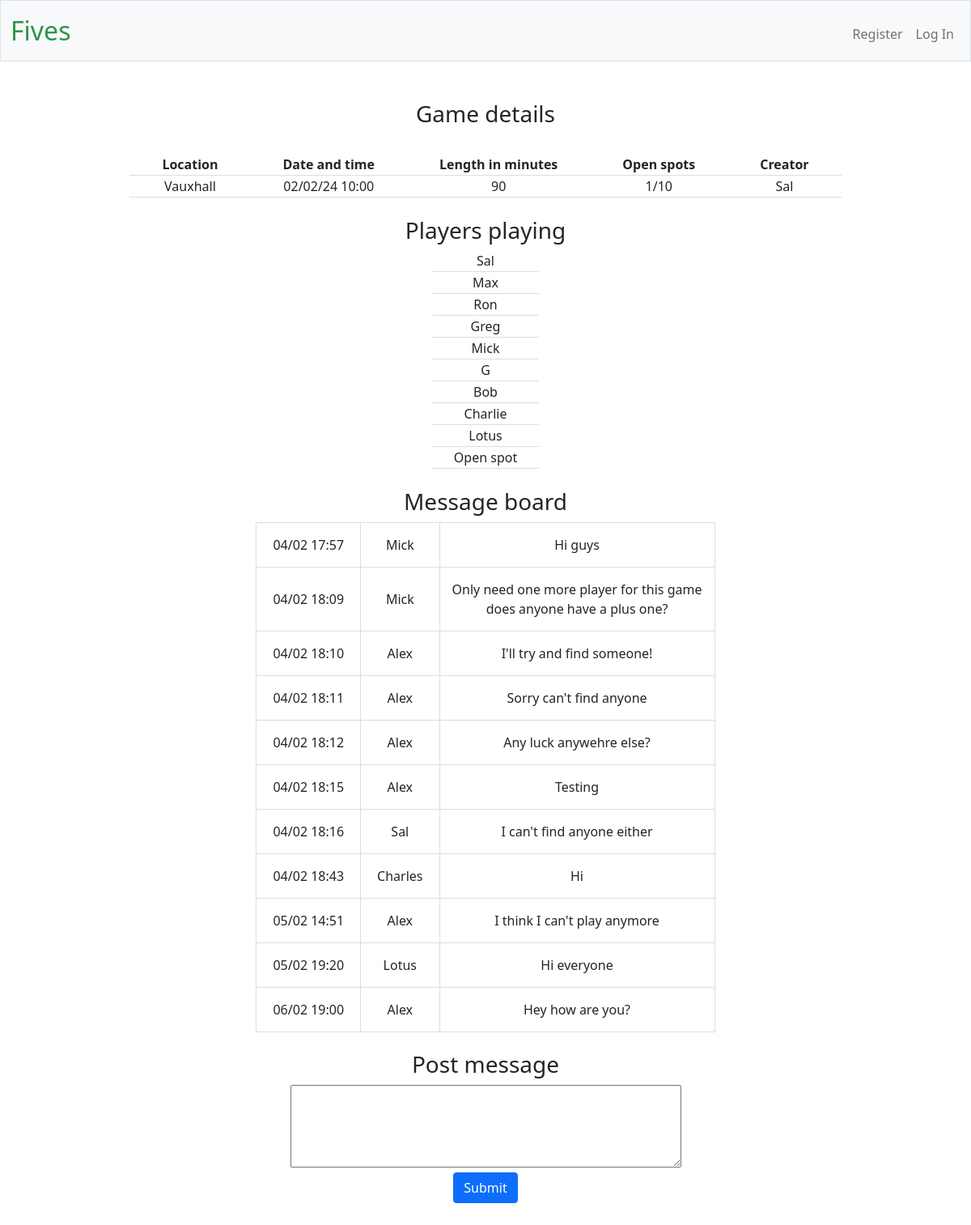
Page /view_game/18 on the committed database.
### tables this page shows
CREATE TABLE games (id INTEGER PRIMARY KEY AUTOINCREMENT, location TEXT, 
datetime TEXT, length_in_mins INTEGER, number_of_players INTEGER, creator TEXT NOT NULL, open_spots INTEGER);

CREATE TABLE users (id INTEGER PRIMARY KEY AUTOINCREMENT, username TEXT NOT NULL, 
password TEXT NOT NULL, firstname TEXT NOT NULL, surname TEXT NOT NULL);

CREATE TABLE messages (date TIMESTAMP NOT NULL DEFAULT CURRENT_TIMESTAMP, content TEXT, author TEXT, player_id INTEGER NOT NULL, game_id INTEGER NOT NULL,
FOREIGN KEY (player_id) REFERENCES users(id),
FOREIGN KEY (game_id) REFERENCES games(id));

### app.py (the view, shortened to what this page needs)
@app.route("/view_game/<int:game_id>", methods=["GET", "POST"])
def view_game(game_id:int):
    if request.method=="GET":
        conn = sqlite3.connect('players.db')
        cursor = conn.cursor()
        game = cursor.execute("SELECT location, datetime, length_in_mins, number_of_players, creator, open_spots, id FROM games WHERE id = ? ORDER BY games.datetime", (game_id, ))
        game_info = []
        for g in game:
            for x in g:
                game_info.append(x)
        line_up_list = []
        line_up_iterator = cursor.execute("SELECT playing_in.*, users.username FROM playing_in JOIN users ON users.id=playing_in.player_id WHERE game_id = ?", (game_id, ));
        for l in line_up_iterator:
            line_up_list.append(l[2])
        message_iterator = cursor.execute("SELECT date, author, content FROM messages WHERE game_id = ? ORDER BY date", (game_id, ))
        message_list = []
        for m in message_iterator:
            message_list.append(m)
        conn.close()
        return render_template("/view_game.html", game_info=game_info,line_up_list=line_up_list, message_list=message_list)

### app.py (called while the page is built)
@app.after_request
def after_request(response):
    response.headers["Cache-Control"] = "no-cache, no-store, must-revalidate"
    response.headers["Expires"] = 0
    response.headers["Pragma"] = "no-cache"
    return response

### templates/view_game.html (shortened to what this page needs)
{% extends "layout.html" %}
{% block main %}
<h3>Game details</h3>
<br>
<table class="tabs">
    <thead>
        <tr class="tabsrow">
            <th class ="tabshd">Location</th>
            <th class ="tabshd">Date and time</th>
            <th class ="tabshd">Length in minutes</th>
            <th class ="tabshd">Open spots</th>
            <th class ="tabshd">Creator</th>
        </tr>
    </thead>
    <tbody>
        <tr class="tabsrow">
            <td class ="tabshd">{{game_info[0]}}</td>
            <td class ="tabshd">{{game_info[1][8:10]}}/{{game_info[1][5:7]}}/{{game_info[1][2:4]}} {{game_info[1][11:16]}}</td>
            <td class ="tabshd">{{game_info[2]}}</td>
            <td class ="tabshd">{{game_info[5]}}/{{game_info[3]}}</td>
            <td class ="tabshd">{{game_info[4]}}</td>
        </tr>
    </tbody>
</table>
<br>
<h3>Players playing</h3>
<table class="tabs">
    <tbody>
        {% for l in line_up_list %}
        <tr class="tabsrow">
            <td class="tabshd">{{l}}</td>
        </tr>
        {% endfor %}
        {% for x in range(game_info[5]) %}
        <tr class="tabsrow">
            <td>Open spot</td>
        </tr class="tabsrow">
        {% endfor %}
    </tbody>
</table>
<br>
{% if message_list !=[] %}
<h3>Message board</h3>
<table class="messagetable">
    <tbody>
        {% for m in message_list %}
        <tr class="messagerow">
            <td class="messagerow">{{m[0][8:10]}}/{{m[0][5:7]}} {{m[0][11:16]}}</td>
            <td class="messagerow">{{m[1]}}</td>
            <td style="width: 340px; padding-top: 15px; padding-bottom: 15px;">{{m[2]}}</td>
        <tr>
        {% endfor %}
    </tbody>
<table>
<br>
{% endif %}
<h3>Post message</h3>
<form action="/view_game/{{game_info[6]}}" method="post">
    <textarea id="message" name="message" rows="4" cols="50"></textarea>
    <br>
    <button class="btn btn-primary" type="submit">Submit</button>
</form>
{% endblock %}

### static/styles.css (style rules this page uses)
.tabs { border-bottom: 1px solid #ddd; margin: 0 auto; }
.tabsrow { border-bottom: 1px solid #ddd; }
.tabshd { padding-left: 40px; padding-right: 40px; }
.messagetable { margin:0 auto; }
.messagerow { background-color: white; border-bottom: 1px solid #ddd; border-top: 1px solid #ddd; border-right: 1px solid #ddd; border-left: 1px solid #ddd; padding-left: 20px; padding-right: 20px; }

### rows in the picture
games: location "Vauxhall", datetime "02", datetime "24", datetime "10:00", length_in_mins "90", open_spots "1", number_of_players "10", creator "Sal"
users: username "Sal"
users: username "Max"
users: username "Ron"
users: username "Greg"
users: username "Mick"
users: username "Bob"
users: username "Charlie"
users: username "Lotus"
messages: date "04", date "02", date "17:57", author "Mick", content "Hi guys"
messages: date "04", date "02", date "18:09", author "Mick", content "Only need one more player for this game does anyone have a plus one?"
messages: date "04", date "02", date "18:10", author "Alex", content "I'll try and find someone!"
messages: date "04", date "02", date "18:11", author "Alex", content "Sorry can't find anyone"
messages: date "04", date "02", date "18:12", author "Alex", content "Any luck anywehre else?"
messages: date "04", date "02", date "18:15", author "Alex", content "Testing"
messages: date "04", date "02", date "18:16", author "Sal", content "I can't find anyone either"
messages: date "04", date "02", date "18:43", author "Charles", content "Hi"
messages: date "05", date "02", date "14:51", author "Alex", content "I think I can't play anymore"
messages: date "05", date "02", date "19:20", author "Lotus", content "Hi everyone"
messages: date "06", date "02", date "19:00", author "Alex", content "Hey how are you?"

### other values in the picture
{{ l }} "G"
